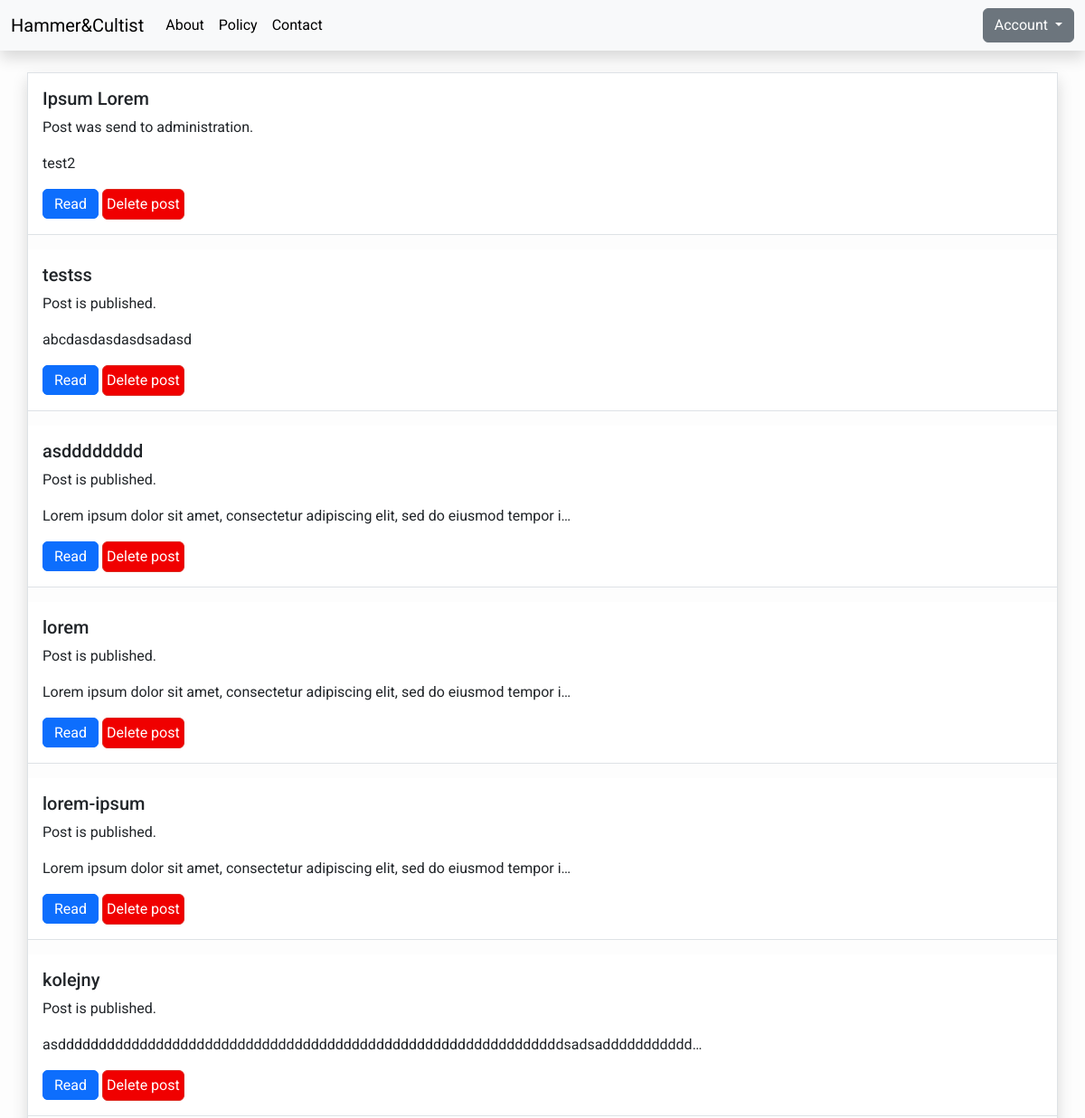
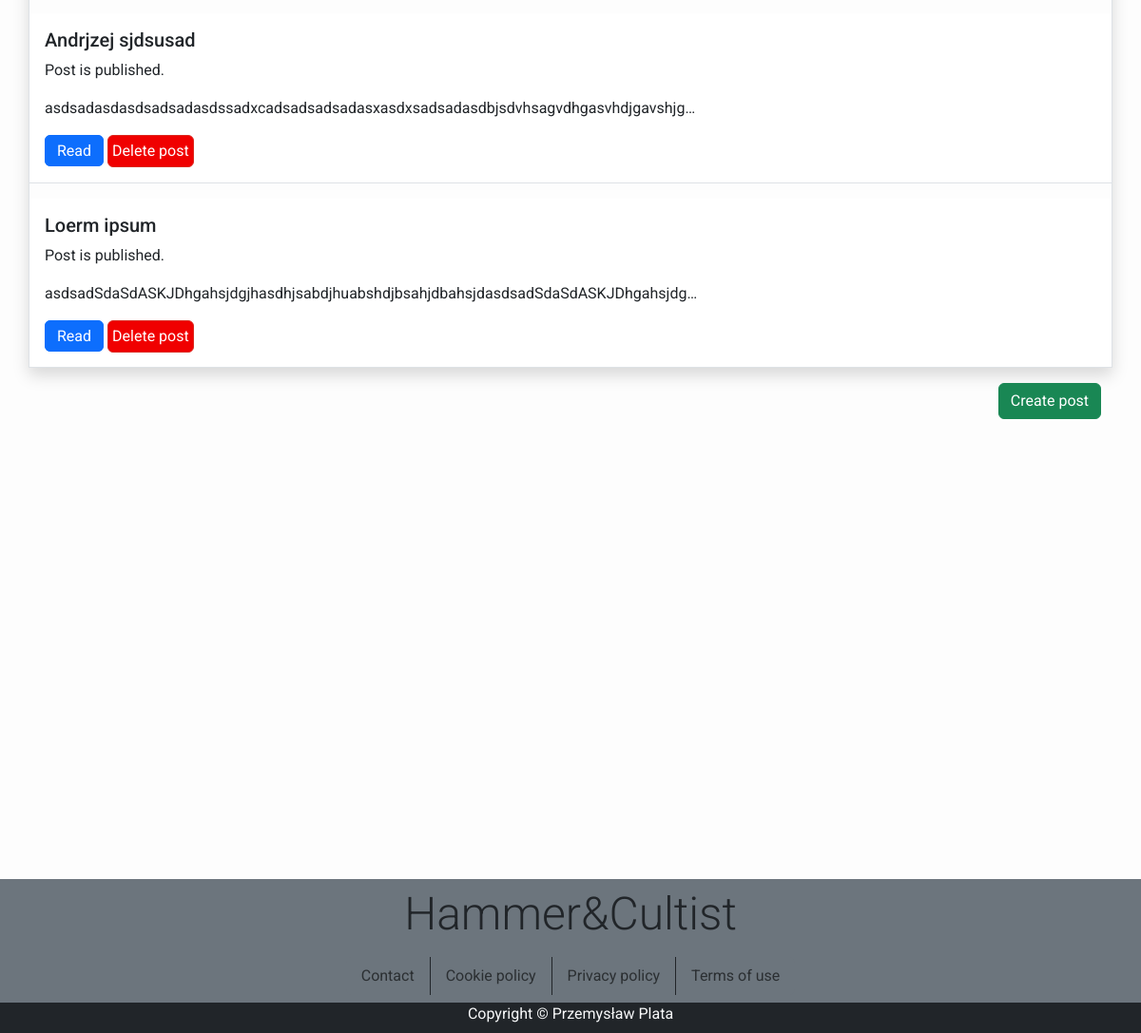
The app's page /user/admin/posts/ (signed in) with its own data (2 pictures, top to bottom).
### blog/models.py (models this page shows, shortened)
class Post(models.Model):
    title = models.CharField(max_length=200, unique=True)
    slug = models.SlugField(max_length=200, unique=True)
    author = models.ForeignKey(User, on_delete=models.CASCADE, related_name="blog_posts")
    updated_on = models.DateTimeField(auto_now=True)
    image = models.ImageField(upload_to='media/featured_image/%Y/%m/%d/', default=GLOBAL_CONSTANTS["DEFAULT_THUMBNAIL_PATH"])
    content = models.TextField()
    likes = models.IntegerField(default=0)
    created_on = models.DateTimeField(auto_now_add=True)
    status = models.IntegerField(choices=STATUS, default=0)
    class Meta:
        verbose_name = ("Post")
        verbose_name_plural = ("Posts")
        ordering = ['-created_on']

### user/views.py (the view)
# urls.py: path("<str:username>/posts/", views.UserPosts.as_view(), name="user-posts"),
class UserPosts(LoginRequiredMixin, generic.ListView):
    template_name = "user/user_posts.html"
    def dispatch(self, request: HttpRequest, *args, **kwargs):
        try:
            user = User.objects.filter(
                username=self.kwargs["username"], pk=request.user.pk
            ).get()
        except User.DoesNotExist:
            return HttpResponse("Forbidden resource", status=403)
        return super().dispatch(request, *args, **kwargs)
    def get_queryset(self) -> QuerySet[Any]:
        user = self.kwargs["username"]
        queryset = Post.objects.filter(author_id__username=user).order_by("-created_on")
        return queryset

### templates/user/user_posts.html (shortened to what this page needs)
{% extends "base.html" %}
{% block content %}
<section class="container my-posts h-75 overflow-y-auto overflow-x-hidden mb-2 mt-4 shadow border border-gray g-0">
    <div class="row g-0">
        {% for post in post_list %}
        <div class="col-12 pb-3">
            <div class="rounded-0 border-0 border-bottom card shadow-none h-100">
                <div class="row g-0">
                    <div class="col">
                        <div class="card-body d-flex flex-column h-100">
                            <h2 class="card-title fs-5">{{ post.title }}</h2>
                            <p class="card-text">
                                {% if post.status == 1 %}
                                    Post is published.
                                {% elif post.status == 2 %}
                                    Post was send to administration.
                                {% else %}
                                    Draft.
                                {% endif %}
                            </p>
                            <p class="card-text">{{post.content|slice:":80" }}{% if post.content|length > 79 %}&hellip;{% endif %}</p>
                            <div>
                                {% if post.status == 0 %}
                                <a href="{% url 'edit-post' user.username post.pk  %}" class="btn btn-primary align-self-baseline d-inline">Edit</a>
                                {% else %}
                                <a href="{% url 'post-detail' post.slug  %}" class="btn btn-primary align-self-baseline d-inline">Read</a>
                                {% endif %}
                                <button onclick="remove_post(this ,'{{ user.username }}', '{{post.pk}}')" class="btn btn-danger p-1 align-self-baseline d-inline">Delete post</button>
                            </div>
                        </div>
                    </div>
                </div>
            </div>
        </div>
        {% endfor %}
    </div>
</section>
<section class="container my-posts h-25 overflow-y-auto overflow-x-hidden my-2">
    <div class="d-flex justify-content-end align-items-center">
        <a href="/blog/{{user.username}}/create-post" class="btn btn-success align-self-baseline d-inline">Create post</a>
    </div>
</section>
{% load static %}
{% endblock content %}

### static/css/main-style.css (style rules this page uses)
body { font-family: "Roboto", sans-serif; background-color: #fdfdfd; }
.btn-danger { color: #fff; background-color: #f00000; border-color: #dc281e; }

### records on screen
Post: title "Ipsum Lorem", status "Post was send to administration.", content "test2"
Post: title "testss", status "Post is published.", content "abcdasdasdasdsadasd"
Post: title "asdddddddd", status "Post is published.", content "Lorem ipsum dolor sit amet, consectetur adipiscing elit, sed do eiusmod tempor i"
Post: title "lorem", status "Post is published.", content "Lorem ipsum dolor sit amet, consectetur adipiscing elit, sed do eiusmod tempor i"
Post: title "lorem-ipsum", status "Post is published.", content "Lorem ipsum dolor sit amet, consectetur adipiscing elit, sed do eiusmod tempor i"
Post: title "kolejny", status "Post is published.", content "asddddddddddddddddddddddddddddddddddddddddddddddddddddddddddddddsadsaddddddddddd"
Post: title "Andrjzej sjdsusad", status "Post is published.", content "asdsadasdasdsadsadasdssadxcadsadsadsadasxasdxsadsadasdbjsdvhsagvdhgasvhdjgavshjg"
Post: title "Loerm ipsum", status "Post is published.", content "asdsadSdaSdASKJDhgahsjdgjhasdhjsabdjhuabshdjbsahjdbahsjdasdsadSdaSdASKJDhgahsjdg"
